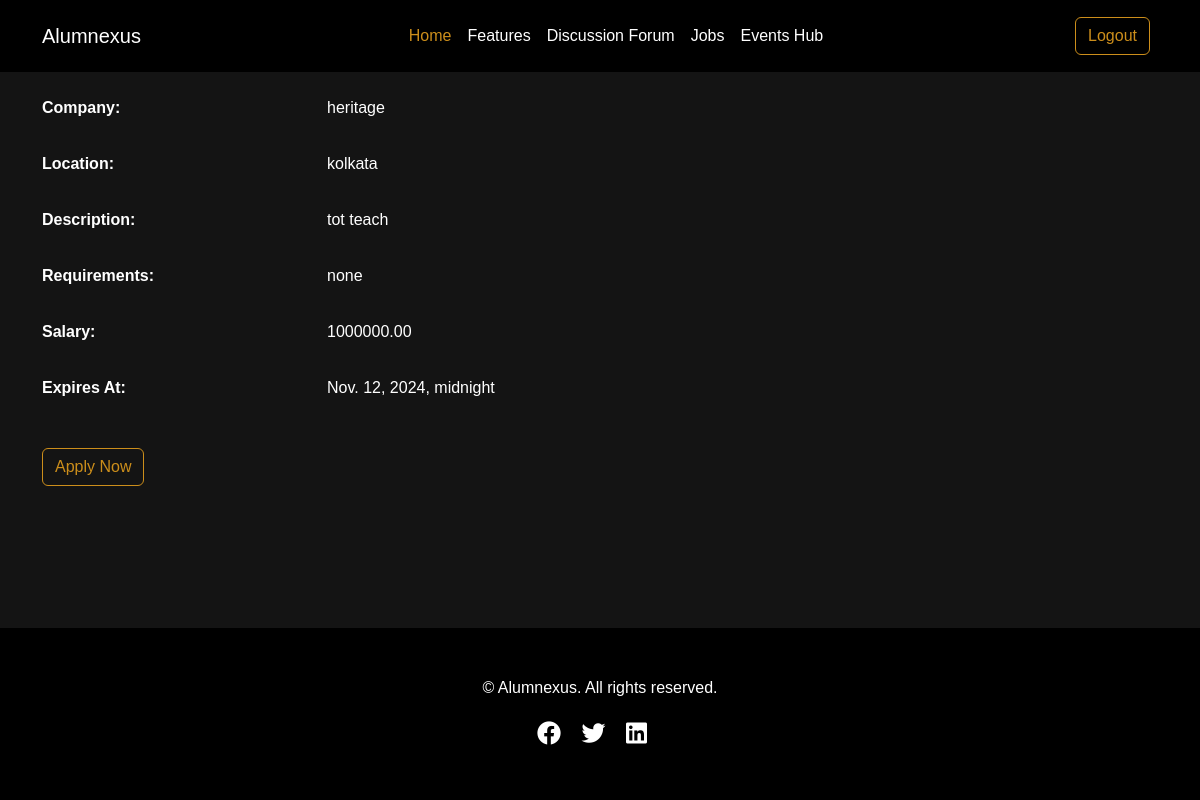
Screenshot of /jobs/job/1/ (signed in) with the database file from the repository.
### jobs/models.py (models this page shows, shortened)
class JobPosting(models.Model):
    title = models.CharField(max_length=200)
    company = models.CharField(max_length=200)
    location = models.CharField(max_length=100)
    description = models.TextField()
    requirements = models.TextField()
    salary = models.DecimalField(max_digits=10, decimal_places=2, blank=True, null=True)
    posted_at = models.DateTimeField(auto_now_add=True)
    expires_at = models.DateTimeField()
    posted_by = models.ForeignKey(
        User, on_delete=models.CASCADE
    )  # Ensure this is an alumni

### jobs/views.py (the view)
# urls.py: path("job/<int:pk>/", views.job_detail, name="job_detail"),
@login_required
def job_detail(request, pk):
    job = get_object_or_404(JobPosting, pk=pk)
    return render(request, "jobs/job_detail.html", {"job": job})

### jobs/templates/jobs/job_detail.html
{% extends 'base.html' %}
{% block content %}
<div class="container mt-4">
    <h1 class="mb-4">{{ job.title }}</h1>
    <div class="row mb-3">
        <div class="col-md-3">
            <p><strong>Company:</strong></p>
        </div>
        <div class="col-md-9">
            <p>{{ job.company }}</p>
        </div>
    </div>
    <div class="row mb-3">
        <div class="col-md-3">
            <p><strong>Location:</strong></p>
        </div>
        <div class="col-md-9">
            <p>{{ job.location }}</p>
        </div>
    </div>
    <div class="row mb-3">
        <div class="col-md-3">
            <p><strong>Description:</strong></p>
        </div>
        <div class="col-md-9">
            <p>{{ job.description }}</p>
        </div>
    </div>
    <div class="row mb-3">
        <div class="col-md-3">
            <p><strong>Requirements:</strong></p>
        </div>
        <div class="col-md-9">
            <p>{{ job.requirements }}</p>
        </div>
    </div>
    <div class="row mb-3">
        <div class="col-md-3">
            <p><strong>Salary:</strong></p>
        </div>
        <div class="col-md-9">
            <p>{{ job.salary }}</p>
        </div>
    </div>
    <div class="row mb-3">
        <div class="col-md-3">
            <p><strong>Expires At:</strong></p>
        </div>
        <div class="col-md-9">
            <p>{{ job.expires_at }}</p>
        </div>
    </div>
    <a href="{% url 'apply_for_job' job.pk %}" class="btn btn-outline-primary mt-3">Apply Now</a>
</div>
{% endblock %}

### templates/base.html (style rules this page uses)
:root { --primary-color: black; --secondary-color: #cc8e1b; --text-color: #ffffff; --bg-color: rgb(20, 20, 20); }
body { font-family: 'Arial', sans-serif; background-color: var(--bg-color); color: white; display: flex; flex-direction: column; min-height: 100vh; }
.btn-outline-primary { color: var(--secondary-color); border-color: var(--secondary-color); }

### rows the page displays
JobPosting: company "heritage", location "kolkata", description "tot teach", requirements "none", salary "1000000.00", expires_at "Nov. 12, 2024, midnight"
